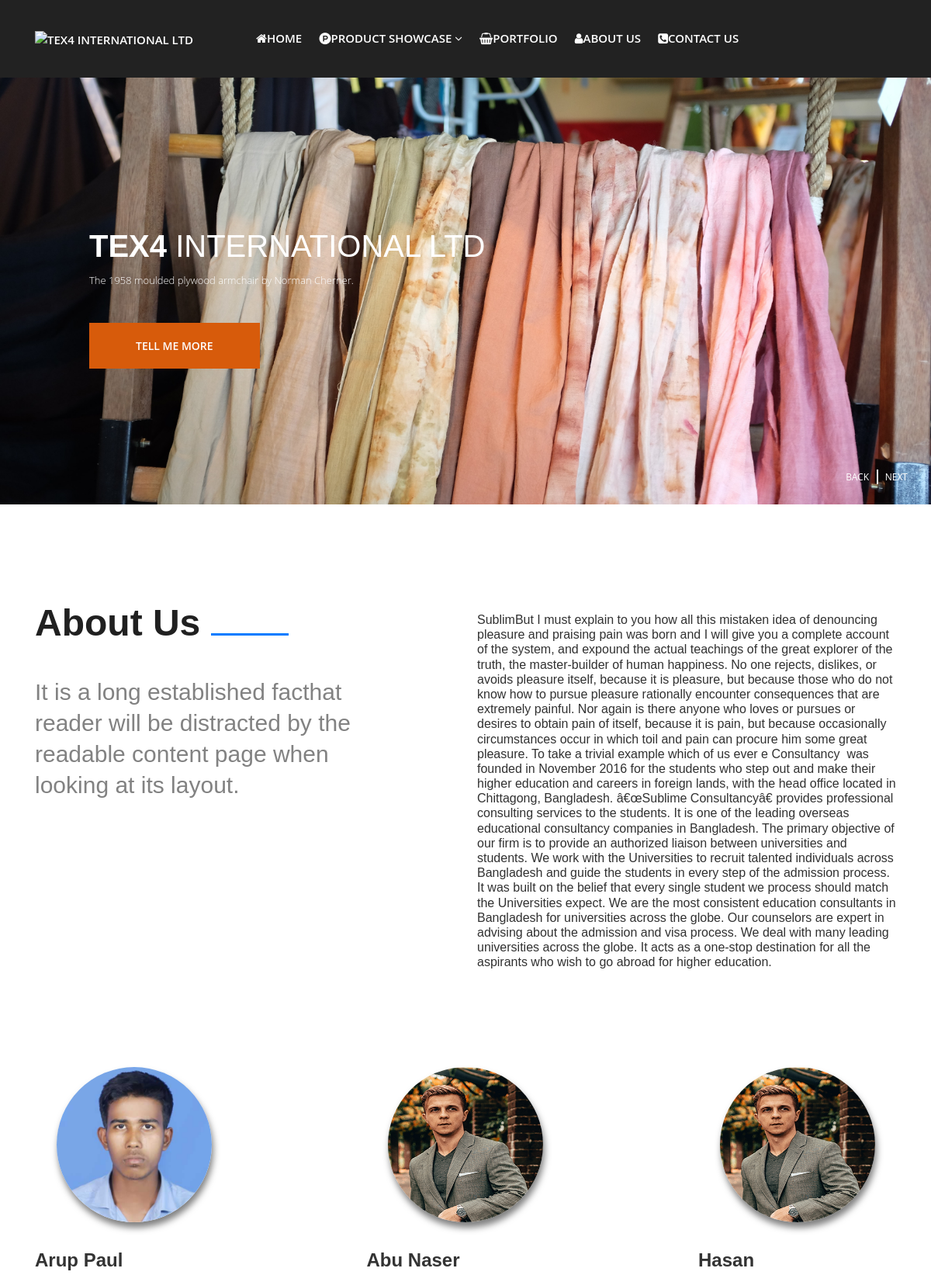
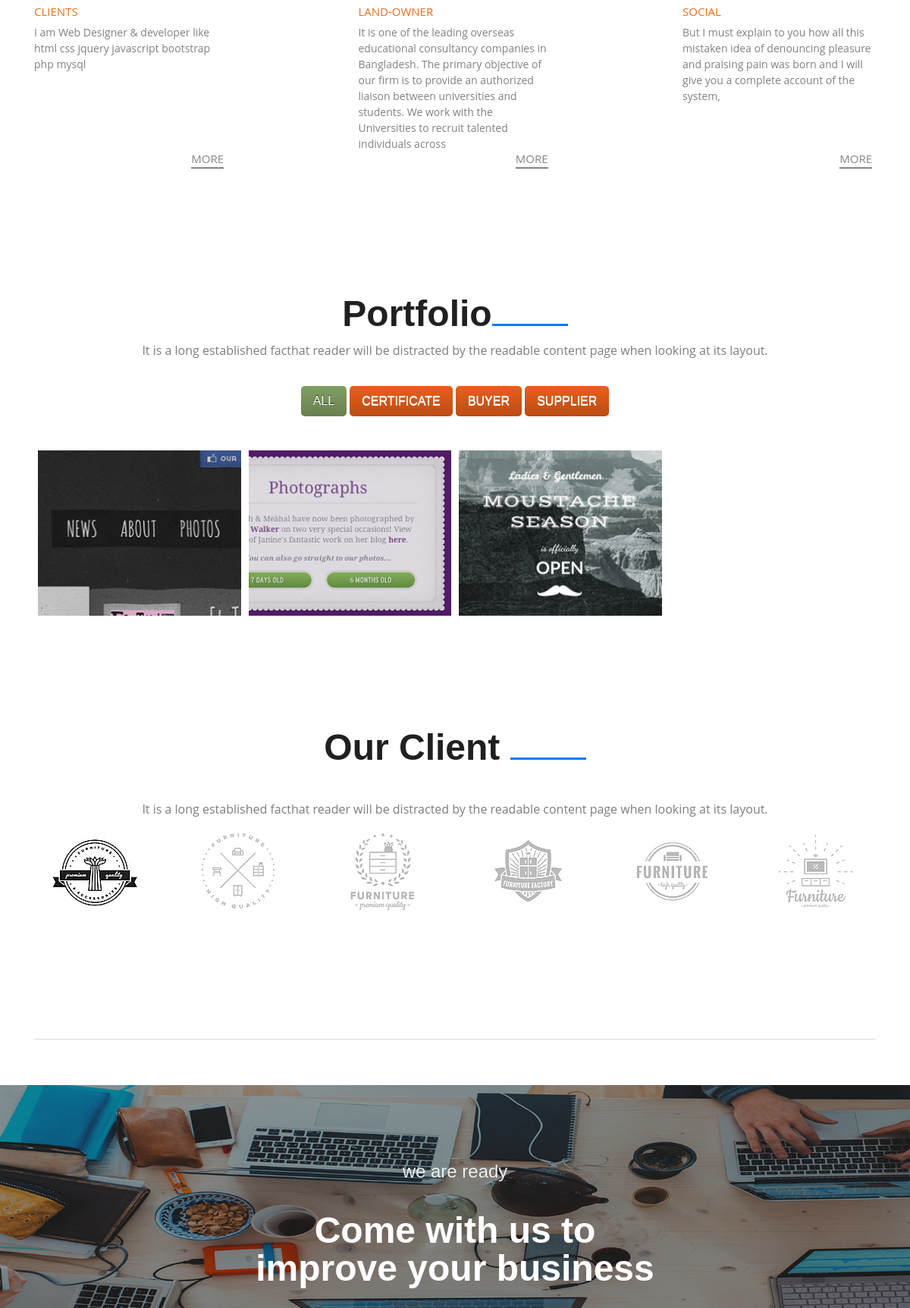
The page / (upper part) on the database its author committed (2 pictures, top to bottom).
### tables this page shows
CREATE TABLE `project` (
  `id` int(11) NOT NULL,
  `name` varchar(200) NOT NULL,
  `lat` double NOT NULL,
  `lon` double NOT NULL,
  `address` text NOT NULL,
  `city` varchar(200) NOT NULL,
  `ptype` varchar(200) NOT NULL,
  `pstatus` varchar(200) NOT NULL,
  `resarve` varchar(500) NOT NULL,
  `image` varchar(250) NOT NULL,
  `type` varchar(250) NOT NULL,
  `details` text NOT NULL,
  `date` timestamp NOT NULL DEFAULT CURRENT_TIMESTAMP ON UPDATE CURRENT_TIMESTAMP
);

CREATE TABLE `modal` (
  `name` varchar(100) NOT NULL,
  `id` int(11) NOT NULL,
  `type` varchar(100) NOT NULL,
  `details` text NOT NULL,
  `image` varchar(200) NOT NULL,
  `addedate` timestamp NOT NULL DEFAULT CURRENT_TIMESTAMP ON UPDATE CURRENT_TIMESTAMP
);

CREATE TABLE `gallery` (
  `id` int(11) NOT NULL,
  `caption` varchar(100) NOT NULL,
  `gallery_name` varchar(250) NOT NULL,
  `image` varchar(300) NOT NULL,
  `vurl` varchar(250) NOT NULL,
  `type` varchar(20) NOT NULL DEFAULT 'image',
  `promo` int(11) NOT NULL DEFAULT '0',
  `date` timestamp NOT NULL DEFAULT CURRENT_TIMESTAMP ON UPDATE CURRENT_TIMESTAMP
);

### index.php (the view, shortened to what this page needs)
<?php
require_once "inc/header.php";
?>
  <section class="slider-area ">
      <div class="slider-active owl-carousel">
        <div class="single-slider pulse animated" style="background-image: url(img/slider1.jpg);">
          <div class="slider-text lightSpeedIn animated">
             <h2> <span>tex4</span>  International Ltd</h2>
            <p>The 1958 moulded plywood armchair by Norman Cherner.</p>
            <a  href="#">tell me more</a>
          </div>
        </div>
      </div>
  </section>
  <section class="features-area pt-100 pb-100">
  	<div class="container">
  		<div class="row">
  			<div class="col-xl-5 col-lg-5">
  				<div class="section-title wow slideInLeft" data-wow-duration="1s" data-wow-delay=".1s"" data-wow-delay="3s">
  					<h2 class="mb-40">About Us <span></span></h2>
  				<h4 class="wow bounceInUp">It is a long established facthat reader will be distracted by the readable content page when looking at its layout. </h4>
  			</div>
  		</div>
  			<div class="col-xl-6 offset-xl-1 col-lg-7">
  				<div class="features-description wow slideInRight" data-wow-duration="1s" data-wow-delay=".1s"">
            <?php
              $edit_query="SELECT * FROM project WHERE pstatus='About Us'";
              $run_edit=mysql_query($edit_query);
              while($edit_row=mysql_fetch_array($run_edit)){
                $details   =$edit_row['details'];
              }
              echo '
            <p>'.$details.'</p>';
            ?>
  				</div>
  			</div>
  		</div>
  		<div class="row justify-content-between feature-bottom">
          <?php
            $sqlforuser="SELECT * FROM modal ORDER BY id DESC";
          if($run=mysql_query($sqlforuser)){
            while ($data=mysql_fetch_assoc($run)) {
              $name  =$data['name'];
              $type      =$data['type'];
              $image     =$data['image'];
              $details =$data['details'];
            ?>
             <div class="col-xl-3 col-lg-3 col-md-3 col-sm-6 wow slideInLeft" data-wow-duration="1s" data-wow-delay=".1s"">
             <div class="single-feature">
              <div class="single-feature-img">
           <img class="img-responsive" src="images/upload/<?php echo $image;?>">
           </div>
  				<h3><?php echo $name;?></h3><span> <?php echo $type;?></span>
               <p><?php echo $details;?></p>
                <a href="#">more</a>
  			</div>
  			</div>
           <?php } } ?>
  		</div>
  	</div>
  </section>
  <section class="portfolio-area mb-60 mt-60">
       <div class="container">
            <div class="row">
          <div class="col-12">
                    <div class="section-title text-center wow slideInRight" data-wow-duration="1s" data-wow-delay=".1s"">
                         <h2 class="">Portfolio<span></span></h2>
                         <p>It is a long established facthat reader will be distracted by the readable content page when looking at its layout. </p>
                         <div id="filters" class="button-group">  <button class="button is-checked" data-filter="*">All</button>
  <button class="button" data-filter=".certificate">certificate</button>
  <button class="button" data-filter=".Buyer">Buyer</button>
  <button class="button" data-filter=".supplier">supplier</button>
</div>
<div class="grid">
  <?php
  $we_care_main="SELECT * FROM gallery ORDER BY id DESC";
            if($we_care_main1=mysql_query($we_care_main)){
            while ($we_care_main2=mysql_fetch_assoc($we_care_main1)) {
              $empname      =$we_care_main2['image'];
              $gallery_name      =$we_care_main2['gallery_name'];
            ?>
  <div class="element-item post-transition <?php echo $gallery_name; ?> wow slideInLeft" data-wow-duration="1s" data-wow-delay=".1s"" data-category="post-transition">
    <img src="images/upload/<?php echo $empname;?>">
  </div>
<?php }} ?>
               </div>
               </div>
          </div>
       </div>
  </section>
<section class="brand-area pt-40">
   <div class="container">
   		<div class="row">
  			<div class="col-xl-12">
  				<div class="section-title text-center wow slideInLeft" data-wow-duration="1s" data-wow-delay=".1s"">
  					<h2 class="mb-40">Our Client <span></span></h2>
  				<p>It is a long established facthat reader will be distracted by the readable content page when looking at its layout. </p>
  			</div>
  		</div>
  	</div>
     <div class="brand-active owl-carousel ">
       <div class="single-brand wow slideInLeft" data-wow-duration="1s" data-wow-delay=".1s"">
         <a href=""><img src="img/brand1.png"></a>
       </div>
       <div class="single-brand wow slideInLeft" data-wow-duration="1s" data-wow-delay=".1s"">
         <a href=""><img src="img/brand2.png"></a>
       </div>
       <div class="single-brand wow slideInLeft" data-wow-duration="1s" data-wow-delay=".1s"">
         <a href=""><img src="img/brand3.png"></a>
       </div>
       <div class="single-brand wow slideInLeft" data-wow-duration="1s" data-wow-delay=".1s"">
         <a href=""><img src="img/brand4.png"></a>
       </div>
       <div class="single-brand wow slideInRight" data-wow-duration="1s" data-wow-delay=".1s"">
         <a href=""><img src="img/brand5.png"></a>
       </div>
       <div class="single-brand  wow slideInRight" data-wow-duration="1s" data-wow-delay=".1s"">
         <a href=""><img src="img/brand6.png"></a>
       </div>
     </div>
   </div>
</section>
  <section class="testimonial_area bg-cover pt-100 pb-100 mb-60 mt-60 " data-overlays="4" style="background-image: url(img/test-bg.jpg)">
      <div class="container">
          <div class="row">
                <div class="col-xl-6 offset-xl-3">
                    <div class="testimonial-wrapper text-center z-index">
                         <h5 class="pb-30  wow slideInRight" data-wow-duration="1s" data-wow-delay=".1s"">we are ready</h5>
                          <h2 class=" wow slideInLeft" data-wow-duration="1s" data-wow-delay=".1s"">Come with us to  improve your business</h2>
                    </div>
                </div>
          </div>
      </div>
  </section>
<?php
require_once "inc/footer.php"
?>

### css/style.css (style rules this page uses)
body { font-family: 'Open sans', sans-serif; font-weight: normal; font-style: normal; }
a, .button { -webkit-transition:all 0.3s ease-out 0s; -moz-transition:all 0.3s ease-out 0s; -ms-transition:all 0.3s ease-out 0s; -o-transition:all 0.3s ease-out 0s; transition:all 0.3s ease-out 0s; }
a, button { color: #1696e2; outline: medium none; }
h1,h2,h3,h4,h5,h6 { font-family: 'Poppins',sans-serif; font-weight: normal; color:#313131; margin-top: 0px; font-style: normal; font-weight: 400; text-transform:normal; }
h1 a, h2 a, h3 a, h4 a, h5 a, h6 a, { color: inherit; }
p { font-size: 14px; font-weight: normal; line-height: 24px; color: #7e7e7e; margin-bottom: 15px; }
::placeholder { color: #555555; font-size: 14px; opacity: 1; }
.single-slider { height: 550px; display: flex; align-items: center; background-size: cover; background-position: center center; }
.slider-text { padding-left: 115px; }
.slider-text h2 { font-size: 40px; font-weight: 400; text-transform: uppercase; color: #fff; }
.slider-text h2 span { font-weight: 600; }
.slider-text p { font-size: 13px; font-weight: 300; margin-bottom: 60px; color: #fff; }
.slider-text a { color: #fff; text-transform: uppercase; font-size: 14px; background: #D75B0B; padding: 20px 60px; font-weight: 600; }
.section-title h2 { font-size: 48px; color:#202020; font-weight: 800; display: inline-block; }
.section-title span { background:#007bff; height: 3px; width:100px; display: inline-block; }
.section-title p { font-size: 16px; }
.section-title h4 { font-size: 30px; color: #828282; line-height: 40px; font-weight: 500; }
.features-description p { font-size: 14px; color: #828282; line-height: 30px; text-align: justify; }
.feature-bottom { padding-top: 110px; }
.single-feature span { font-size: 15px; padding: 5px 0; display: block; color: #E8701F; }
.single-feature-img { margin-left: 15px; border-radius: 50%; width:200px; height: 200px; }
.single-feature-img { border-radius: 50%; width: 200px; height: 200px; overflow: hidden; margin: 0 auto; box-shadow: 2px 7px 9px rgba(0,0,0,0.5); }
.single-feature-img img { width: 100%; }
.single-feature h3 { font-size: 24px; color: #333333; font-weight: 600; padding-top: 35px; padding-bottom: 5px; line-height: 1.2; text-transform: capitalize; }
.single-feature p { font-size: 14px; color: #828282; line-height: 1.5; display: inline-block !important; padding-bottom: 10px; }
.single-feature a { color: #888; text-transform: uppercase; font-size: 15px; display: inline-block; float: left; position: absolute; bottom: 3px; right: 20px; }
.single-feature a::after { border-bottom: 1px solid #222; content: ""; display: block; }
* { box-sizing: border-box; }
.button { display: inline-block; padding: 0.5em 1.0em; background: #E95F1A none repeat scroll 0 0; border: none; border-radius: 7px; background-image: linear-gradient( to bottom, hsla(0, 0%, 0%, 0), hsla(0, 0%, 0%, 0.2) ); color: #fff; font-family: sans-serif; font-size: 16px; text-shadow: 0 1px white; cursor: pointer; text-transform: uppercase; }
.button:active, .button.is-checked { background-color: #819F63; }
.button.is-checked { color: white; text-shadow: 0 -1px hsla(0, 0%, 0%, 0.8); }
.button-group { margin-bottom: 20px; }
.button-group:after { content: ''; display: block; clear: both; }
.button-group .button { border-radius: 5px; margin-left: 0; margin-right: 8px; margin:20px 0; }
.grid:after { content: ''; display: block; clear: both; }
.element-item { position: relative; float: left; border:5px solid #fff; width: 25%; }
.element-item img { width: 100%; }
.brand-active.owl-carousel .owl-item img { display: block; width: inherit; }
.single-brand a { display: inline-block; }
.single-brand { text-align: center; }
.brand-active { border-bottom: 1px solid #ddd; padding-bottom: 130px; }
.bg-cover { background-size: cover; }
.testimonial-wrapper h5 { font-size: 24px; color: #ededed; font-weight: 400; }
.testimonial-wrapper h2 { font-size: 48px; color: #fff; font-weight: 700; line-height: 50px; }

### css/default.css (style rules this page uses)
.pb-30 { padding-bottom: 30px; }
.pt-40 { padding-top: 40px; }
.pt-100 { padding-top: 100px; }
.pb-100 { padding-bottom: 100px; }
.mb-40 { margin-bottom: 40px; }
.mb-60 { margin-bottom: 60px; }
.mb-60 { margin-bottom: 100px; }
.mt-60 { margin-top: 60px; }
.z-index { z-index: 9; position: relative; }
[data-overlays] { position: relative; }
[data-overlays]::before { background:#000; content: ""; height: 100%; left: 0; position: absolute; top:0; width:100%; z-index:1; }
[data-overlays="4"]::before { opacity: .4; }

### rows shown on the page
project: details "Sublim But I must explain to you how all this mistaken idea of denouncing pleasure and praising pain was born and I will give you a complete account of the system, and expound the actual teachings of the great explorer of the truth, the master-builder of human happiness. No one rejects, dislikes, or avoids pleasure itself, because it is pleasure, but because those who do not know how to pursue pleasure rationally encounter consequences that are extremely painful. Nor again is there anyone who loves or pursues or desires to obtain pain of itself, because it is pain, but because occasionally circumstances occur in which toil and pain can procure him some great pleasure. To take a trivial…"
modal: image (picture), name "Arup Paul", type "CLIENTS", details "I am Web Designer & developer like html css jquery javascript bootstrap php mysql"
modal: image (picture), name "Abu Naser", type "LAND-OWNER", details "It is one of the leading overseas educational consultancy companies in Bangladesh. The primary objective of our firm is to provide an authorized liaison between universities and students. We work with the Universities to recruit talented individuals across"
modal: image (picture), name "Hasan", type "SOCIAL", details "But I must explain to you how all this mistaken idea of denouncing pleasure and praising pain was born and I will give you a complete account of the system,"
gallery: image (picture)
gallery: image (picture)
gallery: image (picture)
